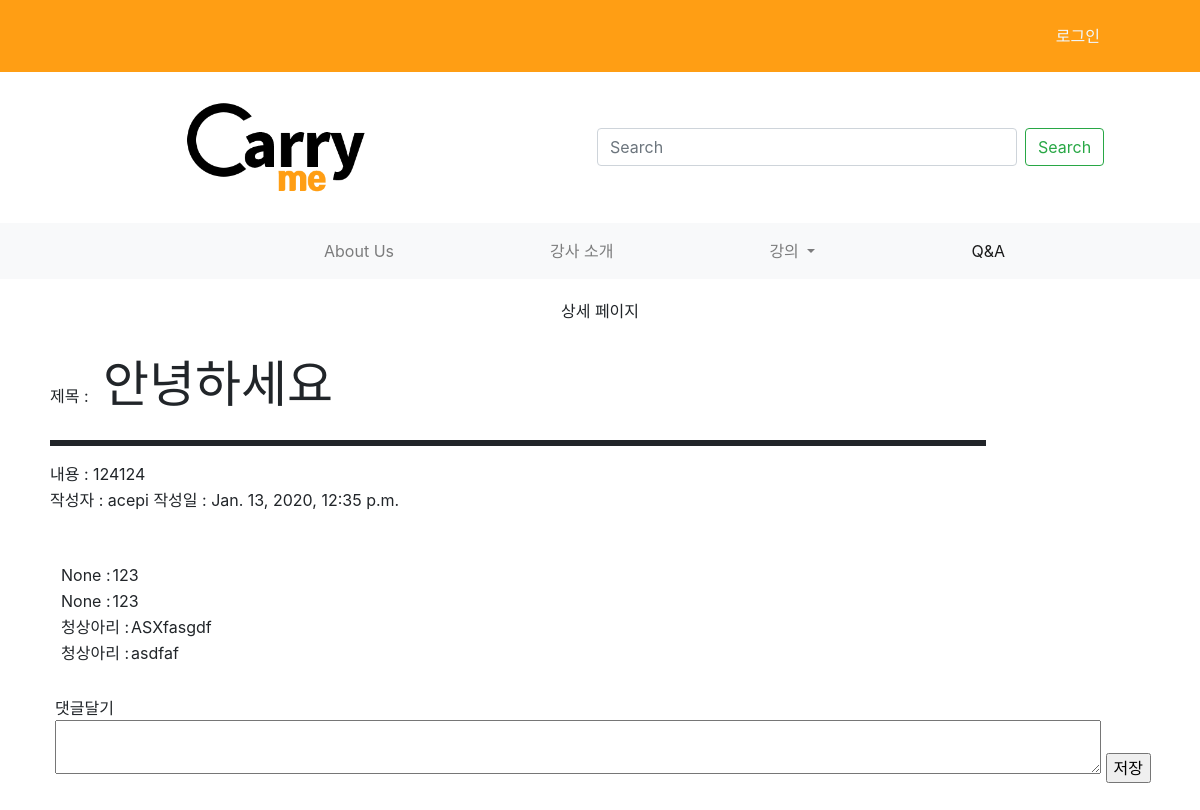
Screenshot of /question/1 with the database file from the repository.
### QnA/models.py (models this page shows)
class Question(models.Model):
    title = models.TextField(max_length="50")
    content = models.TextField(max_length="500")
    username = models.TextField(null = True)
    created_at = models.DateTimeField( auto_now_add = True )
    updated_at = models.DateTimeField( auto_now = True)

class Answer(models.Model):
    question = models.ForeignKey(Question, on_delete= models.CASCADE)
    username = models.TextField(null = True)
    content = models.TextField(null = True)

### QnA/views.py (the view)
# urls.py: path('question/<int:question_id>',showQuestionDetail,name ='detail'),
def showQuestionDetail(request,question_id):
    question_detail = get_object_or_404(Question, pk =question_id)
    try:
        question_answer = Answer.objects.filter(question=question_detail)
        context = {'question': question_detail,
                'answer' : question_answer
                }
        return render(request, 'detail.html',context)
    except OperationalError:
        context = {'question': question_detail,
                }
        return render(request, 'detail.html',context)

### QnA/templates/detail.html (shortened to what this page needs)
<!DOCTYPE html>
<html lang="en">
<head>
  <link rel="stylesheet" href="https://stackpath.bootstrapcdn.com/bootstrap/4.4.1/css/bootstrap.min.css"
>
</head>
<body>
  {% load static %}
  <div id="header">
    <br>
    <div style="margin-right: 100px; text-align: right;">
      {% if user.is_active == False%}
      <a style="color: aliceblue; font: bold;" href="{% url 'login' %}">로그인</a>
      {% endif %}
    </div>
    <br>
  </div>
  <div>
    {% load static %}
    <div style="margin-left: 150px;">
      <form class="form-inline ">
        <a href="{% url 'home' %}"><img style="width: 60%" id="logo" src="{% static 'images/carry_me_logo.png' %}" alt=""></a>
        <input style="width: 40%;" class="form-control mr-sm-2" type="search" placeholder="Search" aria-label="Search">
        <button class="btn btn-outline-success my-2 my-sm-0" type="submit">Search</button>
      </form>
    </div>
    <div>
      <nav class="navbar navbar-expand-lg navbar-light bg-light">
        <div style="text-align: left;" class="collapse navbar-collapse" id="navbarNavDropdown">
          <ul class="navbar-nav">
            <li class="nav-item">
              <a style="margin-left: 300px;" class="nav-link" href="#">About Us </a>
            </li>
            <li class="nav-item">
              <a class="nav-link" href="#">강사 소개</a>
            </li>
            <li class="nav-item dropdown">
              <a class="nav-link dropdown-toggle" href="#" id="navbarDropdownMenuLink" role="button"
                data-toggle="dropdown" aria-haspopup="true" aria-expanded="false">
                강의
              </a>
            </li>
            <li class="nav-item active">
              <a class="nav-link" href="{% url 'QnA' %}">Q&A</a>
            </li>
          </ul>
        </div>
      </nav>
    </div>
<div style=" padding: 10px; "></div>
<div style =  " text-decoration-color: snow; text-align: center;"> 상세 페이지</div>
<br>
<div style="margin-left: 50px; ">
  <table   style=" margin-bottom: 10px;  " >
    <td >
      <tr  >
       <a style=" font-size: 50px ;margin-left:10px ">
        {{question.title}}
      </a>
      </tr>
    </td>
  </table>
<hr  style="border: solid 3px" color = "#ff9e14" width="930px" align = "left" >
  <table>
    <td>
    </td>
  </table>
  <table>
    <td>
    </td>
  </table>
<br>
<br>
</div>
  {% for i in answer %}
  <table id = "comments"style = "margin-left: 60px;">
  <tr id = "comment">
                  <td>{{i.username}} : </td>
                  <td>{{i.content}}</td>
              </tr>
  </table style = "margin-left: 60px;">
  {% endfor %}
<div style="height: 30px;"></div>
<div style="margin-left: 55px;">
<form  action="{% url 'createAnswer' question.id  %}"   >{% csrf_token %}
  <div id = "a">댓글달기</div>
  <textarea cols = "100" rows = "2" name='content'></textarea>
  <input type="submit" value="저장">
  </form>
</div>
<div style=" height : 150px ">
</div>
</body>

### QnA/templates/detail.html (style rules this page uses)
#logo { width: 20%; }
#header { background-color: #ff9e14; }
.nav-link { margin-left: 70px; margin-right: 70px; }
#comment { width: 100%; border-collapse: collapse; }
#comment { width: 300px; padding: 10px; }

### rows the page displays
Question: title "안녕하세요"
Answer: username "None", content "123"
Answer: username "None", content "123"
Answer: username "청상아리", content "ASXfasgdf"
Answer: username "청상아리", content "asdfaf"
